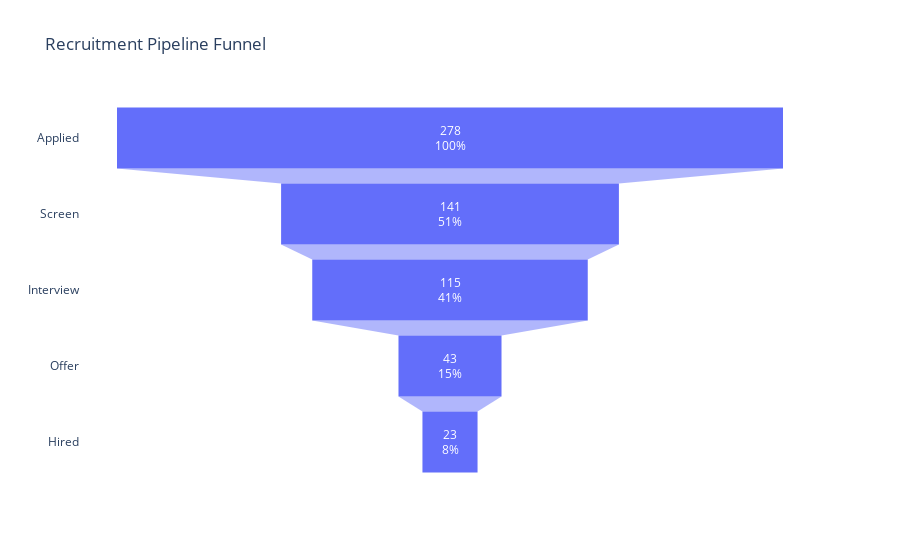

Notebook code for this chart:
### Code cell
# Funnel
stage_order = ["Applied", "Screen", "Interview", "Offer", "Hired"]
stage_counts = (
    apps.assign(stage=pd.Categorical(apps["stage"], categories=stage_order, ordered=True))
        .groupby("stage").size().reset_index(name="count").dropna().sort_values("stage")
)

fig_funnel = go.Figure(go.Funnel(
    y=stage_counts["stage"],
    x=stage_counts["count"],
    textinfo="value+percent initial"
))
fig_funnel.update_layout(title="Recruitment Pipeline Funnel")
fig_funnel.show()

### Figure 1 — Plotly figure (JSON) as saved in the notebook; plotly's stock layout.template omitted (floating-point values rounded to 4 significant figures)
{"data": [{"textinfo": "value+percent initial", "x": [278, 141, 115, 43, 23], "y": ["Applied", "Screen", "Interview", "Offer", "Hired"], "type": "funnel"}], "layout": {"title": {"text": "Recruitment Pipeline Funnel"}}}
